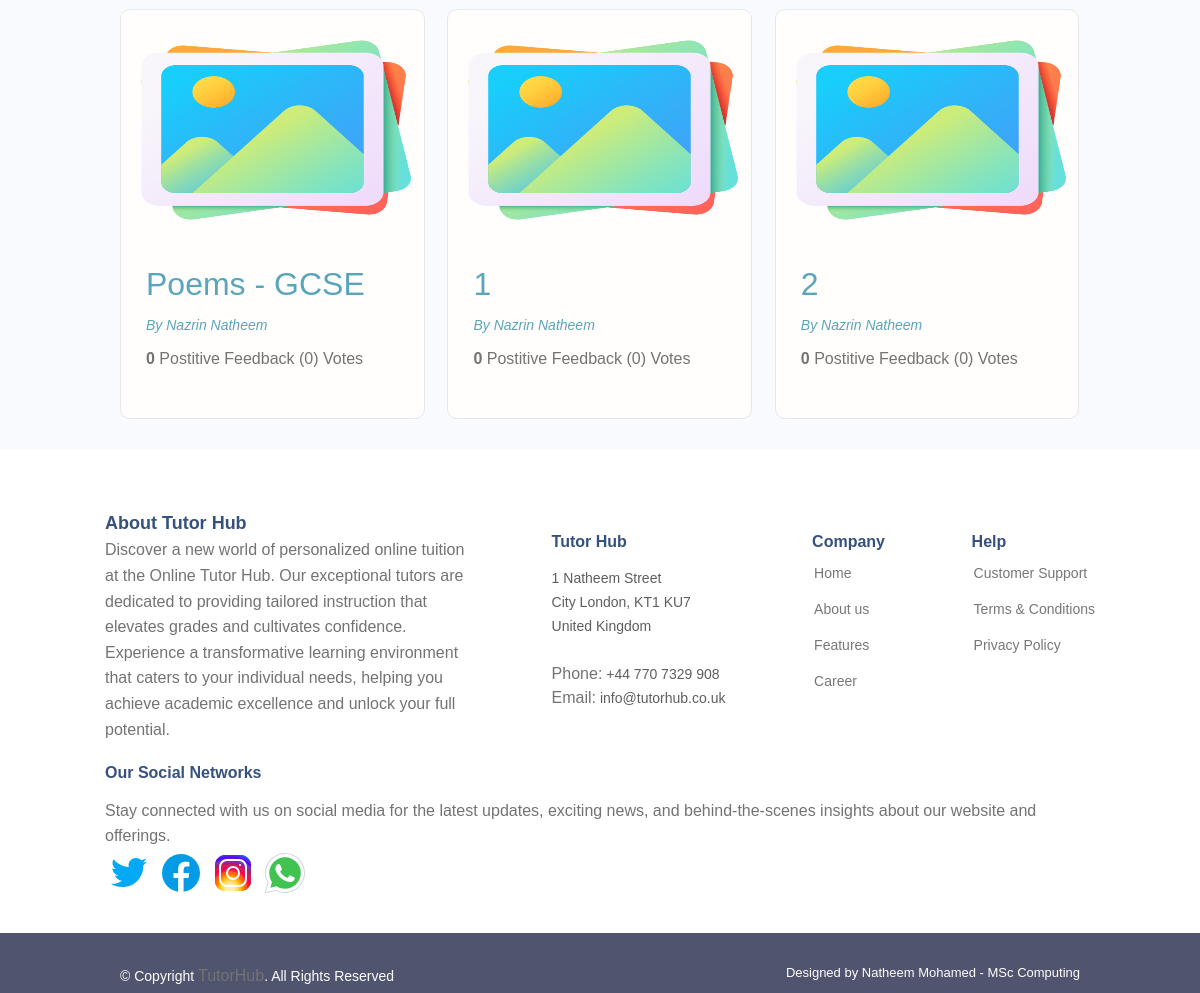
/ (lower part), run on an earlier commit of the app's database.
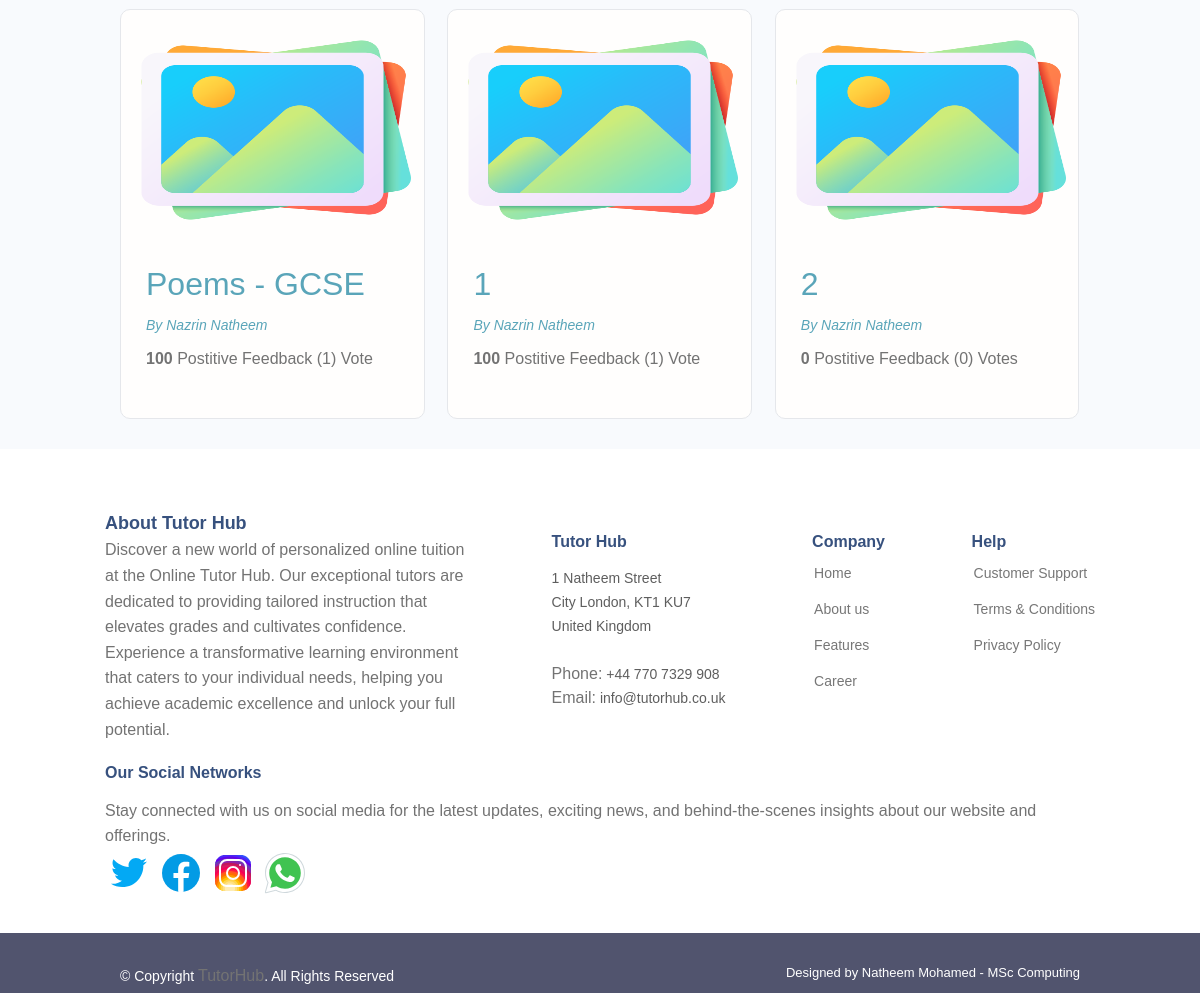
And on a later commit of the database.
### subjects/models.py (models this page shows, shortened)
class Subject(models.Model):
    owner = models.ForeignKey(TutorProfile, null=True, blank=True, on_delete=models.SET_NULL)
    id = models.UUIDField(default=uuid.uuid4, unique=True, primary_key=True, editable=False)
    title = models.CharField(max_length=200)
    description = models.TextField(null=True, blank=True)
    subject_image = models.ImageField(null=True, blank=True, upload_to='subject-image/' ,default="default-image/default-img.png")
    tags = models.ManyToManyField('Tag', blank=True)
    vote_total = models.IntegerField(default=0, null=True, blank=True)
    vote_ratio = models.IntegerField(default=0, null=True, blank=True)
    created = models.DateTimeField(auto_now_add=True)
    class Meta:
        ordering = ['created']

### userprofile/models.py (models this page shows)
class TutorProfile(models.Model):
    user = models.OneToOneField(settings.AUTH_USER_MODEL, on_delete=models.CASCADE,
                                     null=True, blank=True)
    email = models.EmailField(max_length=500, blank=False, null=True)
    username = models.CharField(max_length=100, blank=False, null=True)
    name = models.CharField(max_length=200, blank=False, null=True)
    first_name = models.CharField(max_length=300, blank=False, null=True)
    last_name = models.CharField(max_length=300, blank=True, null=True)
    location = models.CharField(max_length=500, blank=True, null=True)
    short_intro = models.CharField(max_length=200, blank=True, null=True)
    bio = models.TextField(blank=True, null=True)
    teaching_level = models.ManyToManyField('TeachingLevel', blank=False)
    hourly_rate = models.CharField(max_length=20, blank=True, null=True)
    teaching_subjects = models.ManyToManyField('MainSubjSkill',blank=True)
    profile_image = models.ImageField(null=True, blank=True, upload_to='tutor-profile-img/',
                                      default="defaultprofileimg/default.png")
    profile_image_uploaded = models.BooleanField(default=False)
    identification = models.ImageField(upload_to='tutor-id/', default="default-image/identification.png")
    identification_uploaded = models.BooleanField(default=False)
    degree = models.ImageField(null=True, blank=True, upload_to='tutor-degree/', default="default-image/degree.png")
    degree_uploaded = models.BooleanField(default=False)
    created = models.DateTimeField(auto_now_add=True)
    id = models.UUIDField(default=uuid.uuid4,
                          unique=True, primary_key=True, editable=False)
    def __str__(self):
        return str(self.username)

### subjects/views.py (the view)
# urls.py: path('', views.subjects, name="subjects"),
def subjects(request):
    subjects, search_query = searchsubjects(request)
    page = request.GET.get('page')
    results = 6
    paginator = Paginator(subjects, results)
    try:
        subjects = paginator.page(page)
    except PageNotAnInteger:
        page = 1
        subjects = paginator.page(page)
    except EmptyPage:
        page = paginator.num_pages
        subjects = paginator.page(page)
    context = {'subjects': subjects, 'search_qurey': search_query, 'paginator': paginator}
    return render(request, 'subjects/subjects.html', {'subjects':subjects})

### subjects/models.py (called while the page is built)
    def __str__(self):
        return self.name

### subjects/utils.py (called while the page is built)
def searchsubjects(request):
    search_query = ''
    if request.GET.get('search_query'):
        search_query = request.GET.get('search_query')
    tags = Tag.objects.filter(name__icontains=search_query)
    subjects = Subject.objects.distinct().filter(
        Q(title__icontains=search_query) |
        Q(description__icontains=search_query) |
        Q(owner__name__icontains=search_query) |
        Q(tags__in=tags)
    )
    return subjects, search_query

### subjects/templates/subjects/subjects.html (shortened to what this page needs)
{% extends 'main.html' %}
{% block content  %}
<main class="projects">
    <section class="projectsList">
      <div class="container">
        <div class="grid grid--three">
          {% for subject in subjects %}
          <div class="column">
            <div class="card project">
              <a href="{% url 'subject' subject.id %}" class="project">
                <img class="project__thumbnail" src="{{subject.subject_image.url}}" alt="project thumbnail" />
                <div class="card__body">
                  <h3 class="project__title">{{subject.title}}</h3>
                  <p><a class="project__author" href="{% url 'subject' subject.id %}">By {{subject.owner}}</a></p>
                  <p class="project--rating">
                    <span style="font-weight: bold;">{{subject.vote_ratio}}</span> Postitive
                    Feedback ({{subject.vote_total}}) Vote{{subject.vote_total|pluralize:"s"}}
                  </p>
                </div>
              </a>
            </div>
          </div>
          {% endfor %}
        </div>
      </div>
    </section>
  </main>
{% endblock content %}

### templates/main.html (shortened to what this page needs)
<!DOCTYPE html>
{% load static  %}
<html>
<head>
     <link rel="stylesheet" href="{% static 'styles/main-styles.css' %}" />
    <link rel='stylesheet' type='text/css' href="{% static 'styles/main.css' %}"/>
</head>
<body>
    {% block content  %}
    {% endblock content %}
    {% include 'footer1.html' %}
</body>
</html>

### templates/navbar.html (shortened to what this page needs)
{% load static %}

### templates/footer1.html (shortened to what this page needs)
{% load static %}
 <footer id="footer">
    <div class="footer-top">
      <div class="container">
        <div class="row">
          <div class="footer-about">
                <h5>About Tutor Hub</h5>
                <p>Discover a new world of personalized online tuition at the Online Tutor Hub. Our exceptional tutors are dedicated to providing tailored instruction that elevates grades and cultivates confidence. Experience a transformative learning environment that caters to your individual needs, helping you achieve academic excellence and unlock your full potential.</p>
          </div>
          <div class="footer-contact">
            <h4>Tutor Hub</h4>
            <p>
              1 Natheem Street <br>
              City London, KT1 KU7<br>
              United Kingdom <br><br>
              <strong>Phone:</strong> +44 770 7329 908<br>
              <strong>Email:</strong> info@tutorhub.co.uk<br>
            </p>
          </div>
          <div class="footer-links">
            <h4>Company</h4>
            <ul>
              <li> <a href="#">Home</a></li>
              <li> <a href="#">About us</a></li>
              <li> <a href="#">Features</a></li>
              <li> <a href="#">Career</a></li>
            </ul>
          </div>
          <div class="footer-links">
            <h4>Help</h4>
            <ul>
              <li> <a href="#">Customer Support</a></li>
              <li> <a href="#">Terms & Conditions</a></li>
              <li> <a href="#">Privacy Policy</a></li>
          </div>
          <div class="footer-links2">
            <h4>Our Social Networks</h4>
            <p>Stay connected with us on social media for the latest updates, exciting news, and behind-the-scenes insights about our website and offerings.</p>
            <div class="social-links">
                <img src="{% static 'images/footer-socials-logo/twitter.svg' %}" alt="Twitter" <a href=""></a>
                <img src="{% static 'images/footer-socials-logo/facebook.svg' %}" alt="Facebook" <a href=""></a>
                <img src="{% static 'images/footer-socials-logo/instagram.svg' %}" alt="Instagram" <a href=""></a>
                <img src="{% static 'images/footer-socials-logo/whatsapp.svg' %}" alt="Whatsapp" <a href=""></a>
            </div>
          </div>
        </div>
      </div>
    </div>
    <div class="container footer-bottom clearfix">
      <div class="copyright">
        &copy; Copyright <strong><span>TutorHub</span></strong>. All Rights Reserved
      </div>
      <div class="credits">
        Designed by <a href="https://bootstrapmade.com/">Natheem Mohamed - MSc Computing </a>
      </div>
    </div>
  </footer>

### static/styles/main-styles.css (style rules this page uses)
* { margin: 0; padding: 0; box-sizing: border-box; text-rendering: optimizeLegibility; color: inherit; font-size: inherit; }
html { font-size: 50%; }
@media only screen and (min-width: 480px) { html { font-size: 56.25%; } }
@media only screen and (min-width: 1200px) { html { font-size: 62.5%; } }
body { line-height: 1.6; font-weight: 400; font-size: 1.5rem; color: var(--color-text); background-color: var(--color-bg); min-height: 100vh; }
.card { border-radius: 1rem; background-color: var(--color-white); border: 1.5px solid var(--color-light); width: auto; height: auto; margin-top: 0.5rem; margin-bottom: 0.5rem; overflow: hidden; }
.card__body, .card__header { padding: 2rem 2.5rem; }
.container { width: 92%; max-width: 165rem; margin: 0 auto; box-sizing: border-box; }
@media screen and (min-width: 1000px) { .container { width: 90%; } }
@media screen and (min-width: 1200px) { .container { width: 80%; } }
:root { --color-main: #5aa5b9; --color-main-light: #e6faff; --color-sub: #3f4156; --color-sub-light: #51546e; --color-sub-lighter: #ededfd; --color-text: #737373; --color-gray: #8b8b8b; --color-light: #e5e7eb; --color-light-gray: #767676; --color-bg: #f8fafd; --color-white: #fffefd; --color-white-light: #f3f3f3; --color-success: #359e64; --color-success-bg: #def8e8; --color-error: #fc4b0b; --color-error-bg: #fff2ee; --font-base: 'Poppins', arial, helvetica, 'Segoe UI', roboto, ubuntu, sans-serif; --font-monospace: 'Fira Code', 'Courier New', courier, monospace; --font-regular: 300; --font-medium: 500; --font-bold: 700; --generic-shadow: 1px 1px 5px #00000010; --generic-transition: all 0.3s ease-in-out; }
* { font-family: var(--font-base); }
h3 { font-size: 3.2rem; font-weight: var(--font-medium); }
h4 { font-size: 2.8rem; font-weight: var(--font-medium); }
h5 { font-size: 2.4rem; font-weight: var(--font-medium); }
h5, h6 { font-weight: var(--font-regular); }
p, span, strong { font-size: 1.6rem; color: var(--color-text); font-weight: var(--font-regular); }
strong { font-weight: var(--font-medium); }
a { padding-bottom: 2px; text-decoration: none; display: inline-block; color: var(--color-main); font-weight: var(--font-medium); }
.grid { display: flex; flex-wrap: wrap; justify-content: flex-start; align-items: stretch; }
.grid > .column { min-width: 28rem; margin-bottom: 2.5rem; }
.grid--three > .column { flex-basis: 100%; }
@media screen and (min-width: 800px) { .grid--three { margin-right: -2%; } }
@media screen and (min-width: 800px) { .grid--three > .column { margin-right: 2%; } }
@media screen and (min-width: 800px) { .grid--three > .column { flex-basis: 48%; } }
@media screen and (min-width: 1200px) { .grid--three { margin-right: -2.33%; } }
@media screen and (min-width: 1200px) { .grid--three > .column { margin-right: 2.33%; } }
@media screen and (min-width: 1200px) { .grid--three > .column { flex-basis: 31%; } }
.project__author { font-size: 1.4rem; font-style: italic; }
.project--rating { margin-bottom: 1.6em; margin-top: .5em; }

What changed in the data, as far as the page shows it:
changed Subject "Poems - GCSE": vote_ratio "0" → "100"; vote_total "0" → "1"
changed Subject (number 2 of 3 on the later page): vote_ratio "0" → "100"; vote_total "0" → "1"
